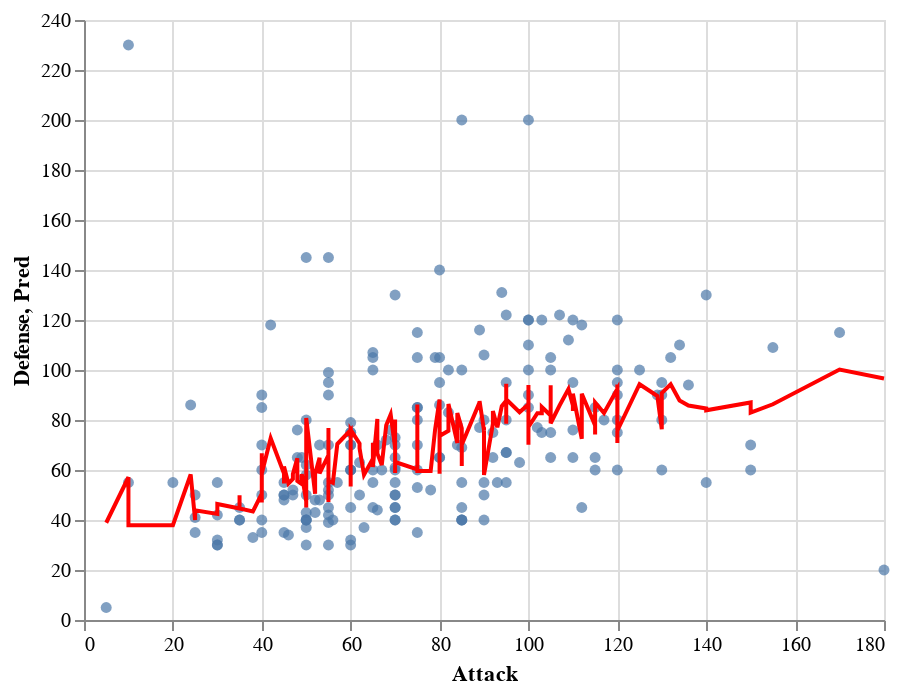

Write notebook code for a chart like this one.
### Code cell
#Make chart of both the prediction
 #draw the linear regression line prediction chart
c4 = alt.Chart(X_train1).mark_circle().encode(
    x="Attack",
    y="Defense"
)
c5=alt.Chart(X_train1).mark_line(color="red").encode(
    x="Attack",
    y="Pred"
)
c4+c5
#The chart still suggests overffiting where the prediction is too stick to the datas that we provided that fails to predict future trend.

### Figure 1 — Vega-Lite specification as saved in the notebook (floating-point values rounded to 4 significant figures; data arrays with more than 128 entries replaced by an {"elided": "..."} marker saying what was removed)
{"config": {"view": {"continuousWidth": 400, "continuousHeight": 300}}, "layer": [{"mark": "circle", "encoding": {"x": {"type": "quantitative", "field": "Attack"}, "y": {"type": "quantitative", "field": "Defense"}}}, {"mark": {"type": "line", "color": "red"}, "encoding": {"x": {"type": "quantitative", "field": "Attack"}, "y": {"type": "quantitative", "field": "Pred"}}}], "data": {"name": "data-24681aad3c8b225cccf60f48f6d447b8"}, "$schema": "https://vega.github.io/schema/vega-lite/v4.8.1.json", "datasets": {"data-24681aad3c8b225cccf60f48f6d447b8": {"elided": "200 records"}}}
